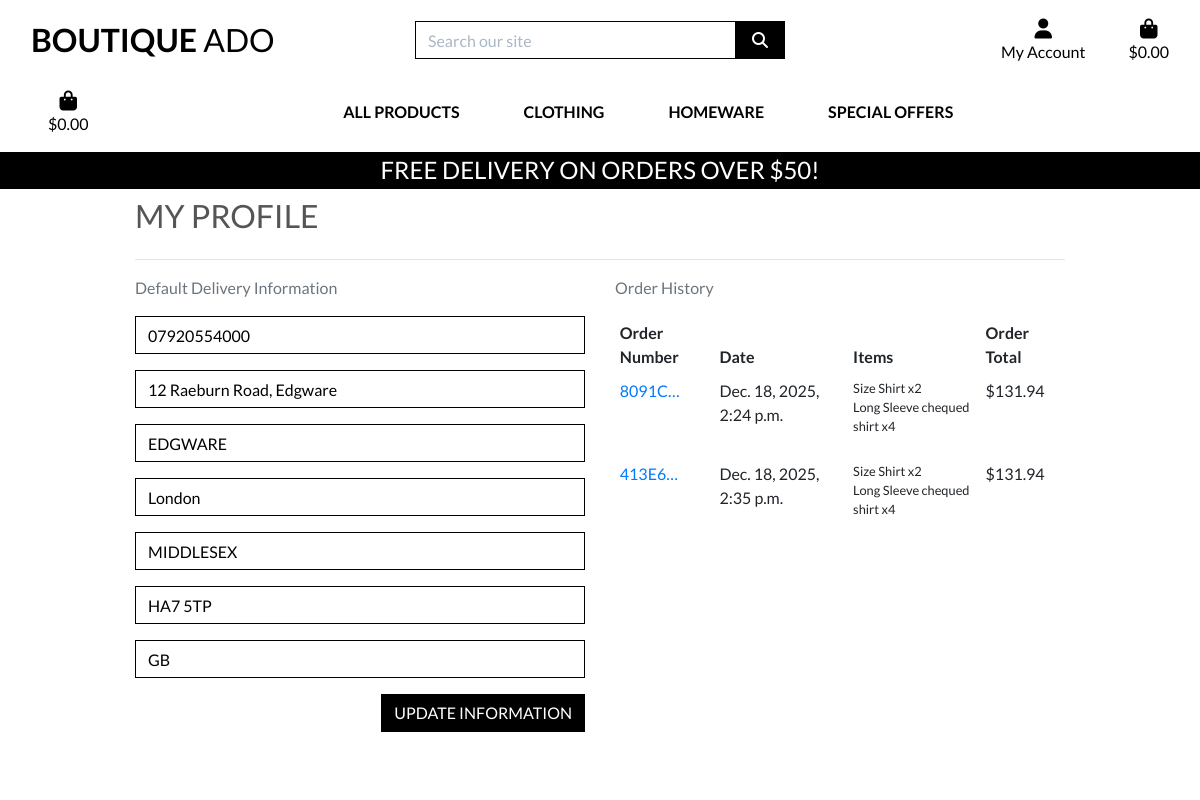
The app's page /profile/ (signed in) with its own data.
### profiles/models.py (models this page shows, shortened)
class UserProfile(models.Model):
    user = models.OneToOneField(User, on_delete=models.CASCADE)
    default_phone_number = models.CharField(max_length=20, null=True, blank=True)
    default_street_address1 = models.CharField(max_length=80, null=True, blank=True)
    default_street_address2 = models.CharField(max_length=80, null=True, blank=True)
    default_town_or_city = models.CharField(max_length=40, null=True, blank=True)
    default_county = models.CharField(max_length=80, null=True, blank=True)
    default_postcode = models.CharField(max_length=20, null=True, blank=True)
    default_country = CountryField(blank_label='Country', null=True, blank=True)

### checkout/models.py (models this page shows, shortened)
class Order(models.Model):
    order_number = models.CharField(max_length=32, null=False, editable=False)
    user_profile = models.ForeignKey(UserProfile, on_delete=models.SET_NULL,null=True,
                                     blank=True, related_name='orders')
    full_name = models.CharField(max_length=50, null=False, blank=False)
    email = models.EmailField(max_length=254, null=False, blank=False)
    phone_number = models.CharField(max_length=20, null=False, blank=False)
    country = CountryField(blank_label='Country *', null=False, blank=False)
    postcode = models.CharField(max_length=20, null=True, blank=True)
    town_or_city = models.CharField(max_length=40, null=False, blank=False)
    street_address1 = models.CharField(max_length=80, null=False, blank=False)
    street_address2 = models.CharField(max_length=80, null=True, blank=True)
    county = models.CharField(max_length=80, null=True, blank=True)
    date = models.DateTimeField(auto_now_add=True)
    delivery_cost = models.DecimalField(max_digits=6, decimal_places=2, null=False, default=0)
    order_total = models.DecimalField(max_digits=10, decimal_places=2, null=False, default=0)
    grand_total = models.DecimalField(max_digits=10, decimal_places=2, null=False, default=0)
    original_bag = models.TextField(null=False, blank=False, default='')
    stripe_pid = models.CharField(max_length=254, null=False, blank=False, default='')

class OrderLineItem(models.Model):
    order = models.ForeignKey(Order, null=False, blank=False, on_delete=models.CASCADE, related_name='lineitems')
    product = models.ForeignKey(Product, null=False, blank=False, on_delete=models.CASCADE)
    product_size = models.CharField(max_length=2, null=True, blank=True) # XS, S, M, L, XL
    quantity = models.IntegerField(null=False, blank=False, default=0)
    lineitem_total = models.DecimalField(max_digits=6, decimal_places=2, null=False, blank=False, editable=False)

### products/models.py (models this page shows, shortened)
class Product(models.Model):
    category = models.ForeignKey('Category', null=True, blank=True, on_delete=models.SET_NULL)
    sku = models.CharField(max_length=254, null=True, blank=True)
    name = models.CharField(max_length=254)
    description = models.TextField()
    has_sizes = models.BooleanField(default=False, null=True, blank=True)
    price = models.DecimalField(max_digits=6, decimal_places=2)
    rating = models.DecimalField(max_digits=6, decimal_places=2, null=True, blank=True)
    image_url = models.URLField(max_length=1024, null=True, blank=True)
    image = models.ImageField(null=True, blank=True)

### profiles/views.py (the view)
# urls.py: path('profile/', include('profiles.urls')),
def profile(request):
    profile = get_object_or_404(UserProfile, user=request.user)
    if request.method == 'POST':
        form = UserProfileForm(request.POST, instance=profile)
        if form.is_valid():
            form.save()
            messages.success(request, 'Profile updated successfully')
        else:
            messages.error(request, 'Update failed. Please ensure the form is valid.')
    else:
        form = UserProfileForm(instance=profile)
    orders = profile.orders.all()
    template = 'profiles/profile.html'
    context = {
        'form': form,
        'orders': orders,
        'on_profile_page': True
    }
    return render(request, template, context)

### bag/contexts.py (called while the page is built, shortened)
def bag_contents(request):
    bag_items = []
    total = 0
    product_count = 0
    bag = request.session.get('bag', {})
    if total < settings.FREE_DELIVERY_THRESHOLD:
        delivery = total * Decimal(settings.STANDARD_DELIVERY_PERCENTAGE / 100)
        free_delivery_delta = settings.FREE_DELIVERY_THRESHOLD - total
    else:
        delivery = 0
        free_delivery_delta = 0
    grand_total = delivery + total
    context = {
        'bag_items': bag_items,
        'total': total,
        'product_count': product_count,
        'delivery': delivery,
        'free_delivery_delta': free_delivery_delta,
        'free_delivery_threshold': settings.FREE_DELIVERY_THRESHOLD,
        'grand_total': grand_total,
    }
    return context

### profiles/templates/profiles/profile.html (shortened to what this page needs)
{% extends "base.html" %}
{% load static %}
{% block extra_css %}
    <link rel="stylesheet" href="{% static 'profiles/css/profile.css' %}">
{% endblock %}
{% block page_header %}
    <div class="container header-container">
    </div>
{% endblock %}
{% block content %}
    <div class="overlay"></div>
    <div class="container">
        <div class="row">
            <div class="col">
                <h2 class="logo-font mb-4">My Profile</h2>
                <hr>
            </div>
        </div>
<div class="row">
            <div class="col-12 col-lg-6">
                <p class="text-muted">Default Delivery Information</p>
                <form class="mt-3" action="{% url 'profile' %}" method="POST" id="profile-update-form">
                    {{ form|crispy }}
                    <button class="btn btn-black rounded-0 text-uppercase float-right">Update Information</button>
                </form>
            </div>
            <div class="col-12 col-lg-6">
                <p class="text-muted">Order History</p>
                <div class="order-history table-responsive">
                    <table class="table table-sm table-borderless">
                        <thead>
                            <tr>
                                <th>Order Number</th>
                                <th>Date</th>
                                <th>Items</th>
                                <th>Order Total</th>
                            </tr>
                        </thead>
                        <tbody>
                            {% for order in orders %}
                                <tr>
                                    <td>
                                        <a href="{% url 'order_history' order.order_number %}"
                                        title="{{ order.order_number }}">
                                            {{ order.order_number|truncatechars:6 }}
                                        </a>
                                    </td>
                                    <td>{{ order.date }}</td>
                                    <td>
                                        <ul class="list-unstyled">
                                            {% for item in order.lineitems.all %}
                                                <li class="small">
                                                    {% if item.product.has_sizes %}
                                                        Size {{ item.product.size|upper }}
                                                    {% endif %}{{ item.product.name }} x{{ item.quantity }}
                                                </li>
                                            {% endfor %}
                                        </ul>
                                    </td>
                                    <td>${{ order.grand_total }}</td>
                                </tr>
                            {% endfor %}
                        </tbody>
                    </table>
                </div>
            </div>
        </div>
    </div>
    {% endblock %}

### static/css/base.css (style rules this page uses)
html { height: 100%; }
body { background: url('/media/homepage_background_cropped.jpg') no-repeat center center fixed; background-size: cover; height: calc(100vh - 164px); color: #555; font-family: 'Lato'; }
.logo-font { text-transform: uppercase; }
.btn-black { background: black; color: white; }
.border-black { border: 1px solid black !important; }
.overlay { height: 100%; width: 100%; top: 0; left: 0; position: fixed; background: white; z-index: -1; }
@media (min-width: 1200px) { .container { max-width: 80%; } }
@media (min-width: 992px) { .header-container { padding-top: 164px; } }

### profiles/static/profiles/css/profile.css (style rules this page uses)
.order-history { max-height: 416px; overflow-y: auto; }
#profile-update-form .form-control { color: #000; }
#profile-update-form input::placeholder { color: #aab7c4; }
#id_default_country, #id_default_country option:not(:first-child) { color: #000; }

### records on screen
UserProfile: default_phone_number "07920554000", default_street_address1 "12 Raeburn Road, Edgware", default_street_address2 "EDGWARE", default_town_or_city "London", default_county "MIDDLESEX", default_postcode "HA7 5TP", default_country "GB"
Order: order_number "8091C…", date "Dec. 18, 2025, 2:24 p.m.", grand_total "131.94"
OrderLineItem: product.name "Shirt", quantity "2"
OrderLineItem: product.name "Long Sleeve chequed shirt", quantity "4"
Order: order_number "413E6…", date "Dec. 18, 2025, 2:35 p.m.", grand_total "131.94"
OrderLineItem: product.name "Shirt", quantity "2"
OrderLineItem: product.name "Long Sleeve chequed shirt", quantity "4"

### other values on screen
{{ free_delivery_threshold }} "50"
